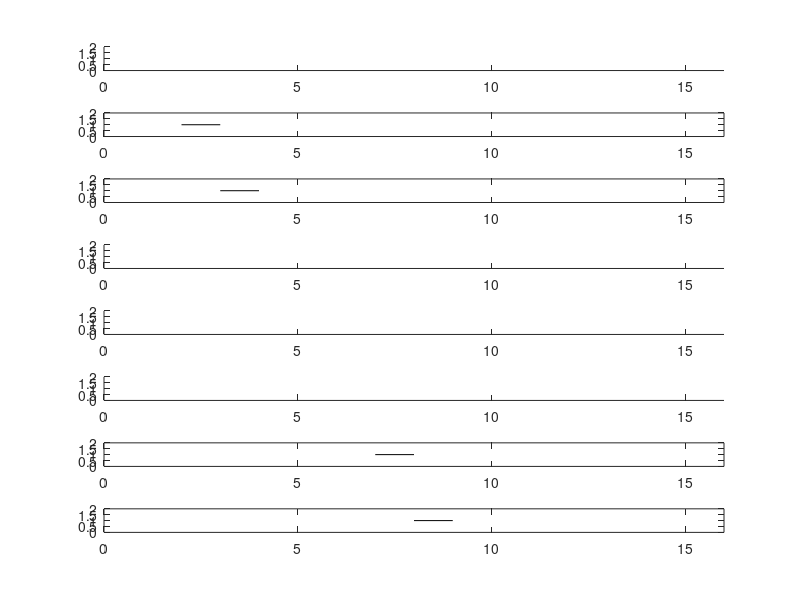

Source code (MATLAB):
clc
clear

seq = zeros(1, 16);
for i = 1:16
    if(rand(i) > 0.1)
        seq(i) = 0;
    else
        seq(i) = 1;
    end
end

for i = 1:16
    disp(seq(i))
    if (rem(i, 2) == 0)
        disp(' ')
    end 
end
seq = [0, 1, 1, 0, 0, 0, 1, 1, 0, 0, 0, 1, 1, 0, 1, 1, 0, 0];
% 0 -> neg
% 1 -> pos

for i=1:8
    tp_ones = [1, 1];
    subplot(8, 1, i)
    if(seq(i) == 1)
        plot(i:i+1, tp_ones, color = 'black')
    end
    axis([0 16 0 2])
    hold off
end
